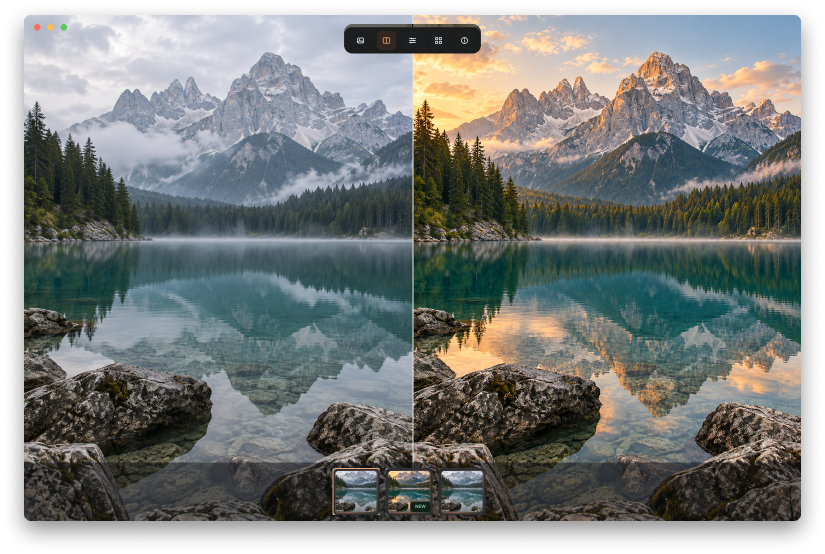
#> input picture layout/brand-assets/compare-alpine.png, 1650 x 1108 px, given in place of logo.png, which was not available (shown at 1/2 size)
$ python render.py
#> lines starting #> are read from the running program, lines starting #| are printed output that depends on the picture; pictures that were not available may be replaced by others from this repository, and a replacement may not be noted
"""Render a ten-second Glance product film using existing project assets.

Usage: /private/tmp/glance-promo-venv/bin/python outputs/glance-promo-10s/render.py
Dependencies: Pillow, NumPy, ffmpeg. No application UI automation.
"""
from pathlib import Path
from functools import lru_cache
import math
import subprocess
import wave
import numpy as np
from PIL import Image, ImageDraw, ImageFont, ImageFilter, ImageOps

ROOT = Path(__file__).resolve().parents[2]
OUT = Path(__file__).resolve().parent
W, H, FPS, SECONDS = 1920, 1080, 30, 10
INK = (247, 244, 240)
PEACH = (236, 174, 127)
MUTED = (158, 157, 164)
CN = '/System/Library/Fonts/Hiragino Sans GB.ttc'
EN = '/System/Library/Fonts/SFNS.ttf'
MONO = '/System/Library/Fonts/Menlo.ttc'

@lru_cache(None)
def font(size, family='cn'):
    return ImageFont.truetype({'cn': CN, 'en': EN, 'mono': MONO}[family], size)

def clamp(x):
    return max(0.0, min(1.0, x))

def ease(x):
    return 1 - (1 - clamp(x)) ** 3

def smooth(x):
    x = clamp(x)
    return x * x * (3 - 2 * x)

def text(im, xy, content, size, color=INK, family='cn', anchor=None):
    ImageDraw.Draw(im).text(xy, content, font=font(size, family), fill=color, anchor=anchor)

# [27 lines left out: functions place, rounded_image, panel, shadow, not called in this run]

logo = Image.open(ROOT/'logo.png').convert('RGBA')
#> logo is the input picture: PIL image 1650x1108 RGBA; mean R, G, B, A 125.8, 129.8, 128.1, 255
inspect = Image.open(ROOT/'layout/brand-assets/focus-alpine.png').convert('RGBA')
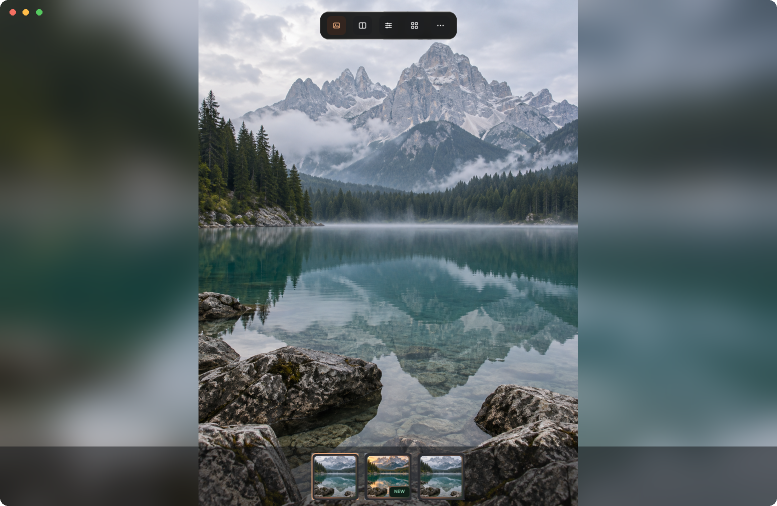
#> input picture layout/brand-assets/focus-alpine.png, 1554 x 1012 px (shown at 1/2 size)
#> inspect is the input picture: PIL image 1554x1012 RGBA; mean R, G, B, A 91.1, 102.5, 105.4, 255
lake = Image.open(ROOT/'layout/brand-assets/glance-alpine-before.png').convert('RGB')
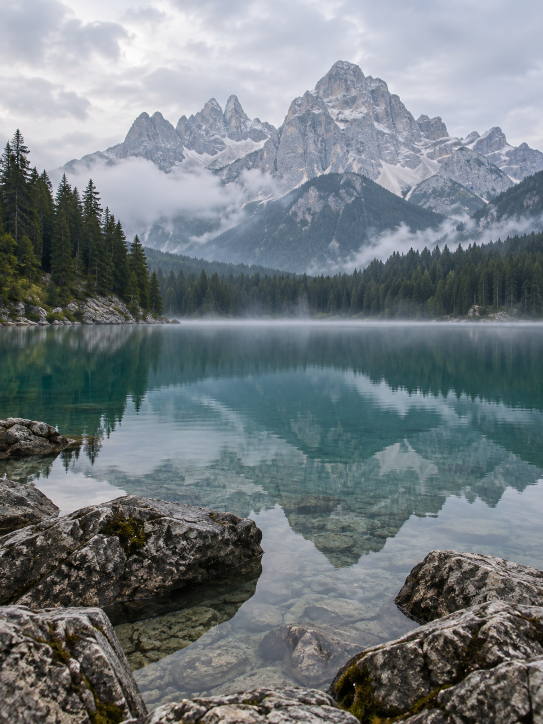
#> input picture layout/brand-assets/glance-alpine-before.png, 1086 x 1448 px (shown at 1/2 size)
#> lake is the input picture: PIL image 1086x1448 RGB; mean R, G, B 114.8, 123.1, 127.2
small_logo = logo.resize((52, 52), Image.Resampling.LANCZOS)
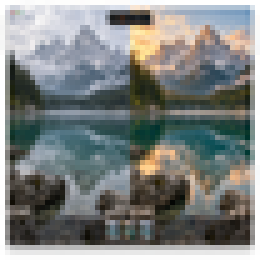
#> small_logo: PIL image 52x52 RGBA (shown 5 times larger); mean R, G, B, A 125.8, 129.8, 128.1, 255

# Static atmosphere: deep graphite, a warm pool of light, subtle film grain.
yy, xx = np.mgrid[0:H, 0:W]
glow = np.exp(-(((xx-1320)/650)**2 + ((yy-495)/600)**2))
warm = np.exp(-(((xx-1900)/620)**2 + ((yy-880)/450)**2))
rng = np.random.default_rng(21)
grain = rng.normal(0, .52, (H, W))
bg = np.stack([11+12*glow+9*warm+grain, 12+9*glow+4*warm+grain, 16+8*glow+2*warm+grain], axis=-1)
BG = Image.fromarray(np.uint8(np.clip(bg, 0, 255))).convert('RGBA')
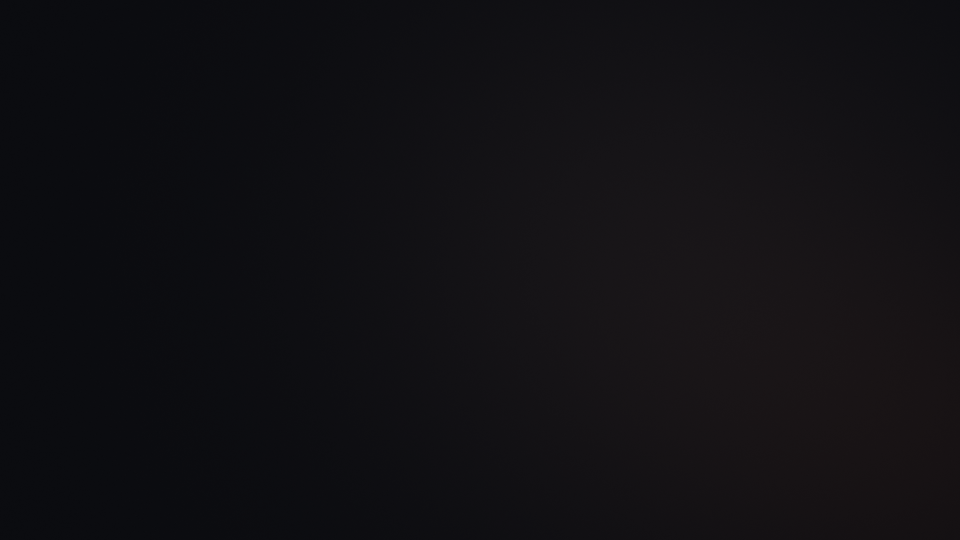
#> BG: PIL image 1920x1080 RGBA (shown at 1/2 size); mean R, G, B, A 17, 16, 19.2, 255

# [127 lines left out: functions chrome, keys, pointer, copy, source_scene, preview_scene and 2 more, not called in this run]

# Smooth scene changes keep the path → preview → inspection narrative continuous.
SCENES=[(0,source_scene),(2.05,preview_scene),(4.65,inspect_scene),(7.75,end_scene)]
# [8 lines left out: function frame, not called in this run]

def audio():
    sr=48000
    n=sr*SECONDS
    left=np.zeros(n,dtype=np.float64)
    right=np.zeros(n,dtype=np.float64)
    def note(start,duration,hz,volume,pan=0,soft=False):
        length=min(int(duration*sr),n-int(start*sr))
        if length<=0:return
        tt=np.arange(length)/sr
        attack=1-np.exp(-tt/(.18 if soft else .009))
        decay=np.exp(-tt/(1.45 if soft else .5))
        tail=np.clip((duration-tt)/.22,0,1)
        tone=np.sin(2*np.pi*hz*tt)+.17*np.sin(2*np.pi*2*hz*tt)+.045*np.sin(2*np.pi*3*hz*tt)
        v=volume*tone*attack*decay*tail
        begin=int(start*sr)
        left[begin:begin+length]+=v*(1-pan*.35)
        right[begin:begin+length]+=v*(1+pan*.35)
    # Original soft major-seventh harmony, keyed to scene transitions.
    for start in (0,2.05,4.65,7.75):
        for k,hz in enumerate((130.8128,164.8138,195.9977,246.9417)):
            note(start,2.6,hz,.017,(-1)**k*.5,True)
    for start,hz in ((.25,523.251),(1.2,659.255),(2.10,783.991),(2.4,1046.502),(4.7,659.255),(5.05,783.991),(6.15,987.767),(7.8,523.251),(8.05,659.255),(8.3,783.991)):
        note(start,1.3,hz,.045,math.sin(start))
    # Subtle tactile key click and airy transition swells.
    for start in (1.18,4.55):
        length=int(.065*sr)
        tt=np.arange(length)/sr
        click=rng.normal(size=length)*np.exp(-tt*90)*.024
        at=int(start*sr)
        left[at:at+length]+=click
        right[at:at+length]+=click
    fade=np.clip(np.arange(n)/sr/.15,0,1)*np.clip((SECONDS-np.arange(n)/sr)/.55,0,1)
    signal=np.stack((left*fade,right*fade),axis=1)*3.2
    with wave.open(str(OUT/'soundtrack.wav'),'wb') as f:
        f.setnchannels(2);f.setsampwidth(2);f.setframerate(sr)
        f.writeframes((np.clip(signal,-1,1)*32767).astype('<i2').tobytes())

def main():
    audio()
    command=['ffmpeg','-hide_banner','-loglevel','error','-y','-f','rawvideo','-pix_fmt','rgb24','-s',f'{W}x{H}','-r',str(FPS),'-i','pipe:0','-i',str(OUT/'soundtrack.wav'),'-map','0:v','-map','1:a','-c:v','libx264','-preset','medium','-crf','18','-pix_fmt','yuv420p','-c:a','aac','-b:a','192k','-t',str(SECONDS),'-movflags','+faststart',str(OUT/'glance-10s.mp4')]
#> (the run stopped early here; a loop or call above may not have finished)
